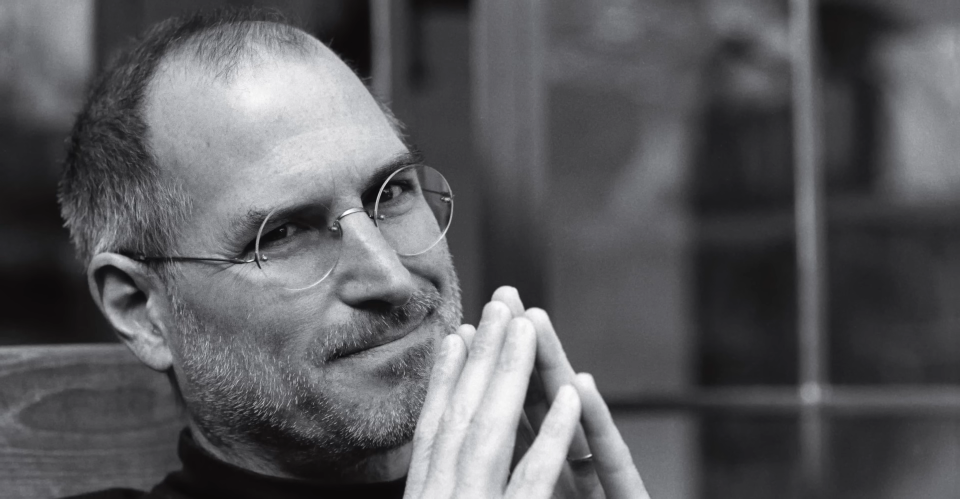
#> input picture Celebrating STEVE.png, 1920 x 997 px, found by its file name (shown at 1/2 size)
$ jupyter execute --allow-errors opencv_basics.ipynb
#> lines starting #> are read from the running program, lines starting #| are printed output that depends on the picture
[cell 1]
from matplotlib import pyplot as plt

[cell 2]
# 1. To read an image :
# syntax : img=cv2.imread("path")

[cell 3]
import cv2 as cv2

[cell 4]
img1= cv2.imread(r"C:\Users\HARSHA\OneDrive\Desktop\Important\Clean Work Place LinkedIn Banner.png",0)

[cell 5]
# 2. now to plot the images :
# syntax : plt.imshow(img)

#> (a cell that did not finish here is left out)

[cell 7]
img2=cv2.imread(r"C:\Users\HARSHA\OneDrive\Desktop\Important\Photos,resume\IMG_20230217_201540644_2.jpg",0)

#> (a cell that did not finish here is left out)

[cell 9]
# Arithematic Operations

# 1.addition
# 2.Subtraction
# 3. Multiplication
# 4. Division.

#> (a cell that did not finish here is left out)

#> (a cell that did not finish here is left out)

[cell 12]
img3=cv2.imread(r"C:\Users\HARSHA\OneDrive\Desktop\Important\Clean Work Place LinkedIn Banner.png")

#> (a cell that did not finish here is left out)

[cell 14]
img7=cv2.imread(r"C:\Users\HARSHA\OneDrive\Desktop\Celebrating STEVE.png")
#> img7 is the input picture: shape (997, 1920, 3); mean B, G, R 94, 91.1, 90.9

l1=plt.imshow(img7)

[cell 15]
result=img7+img7
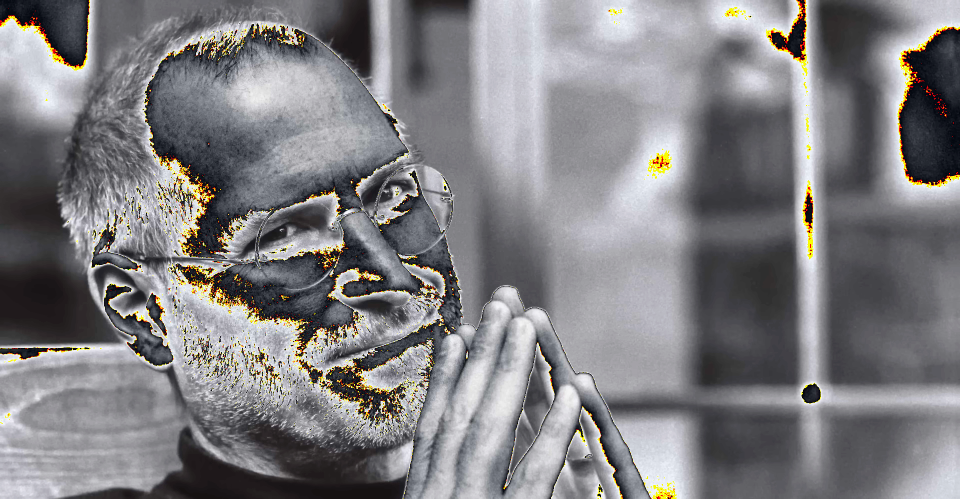
#> result: shape (997, 1920, 3) (shown at 1/2 size); mean B, G, R 129.3, 126.7, 127.9

[cell 16]
plt.imshow(result)

[cell 17]
img8=cv2.imread(r"C:\Users\HARSHA\OneDrive\Desktop\Celebrating STEVE.png")

[cell 18]
#here we are resizing the image to a larger potrait.

result=cv2.resize(img7,None,fx=1.5,fy=1.5,interpolation=cv2.INTER_CUBIC)
#> result: shape (1496, 2880, 3)

plt.imshow(result)

[cell 19]
# downscaling an image

result_downscale=cv2.resize(img7,None,fx=0.5,fy=0.5,interpolation=cv2.INTER_CUBIC)
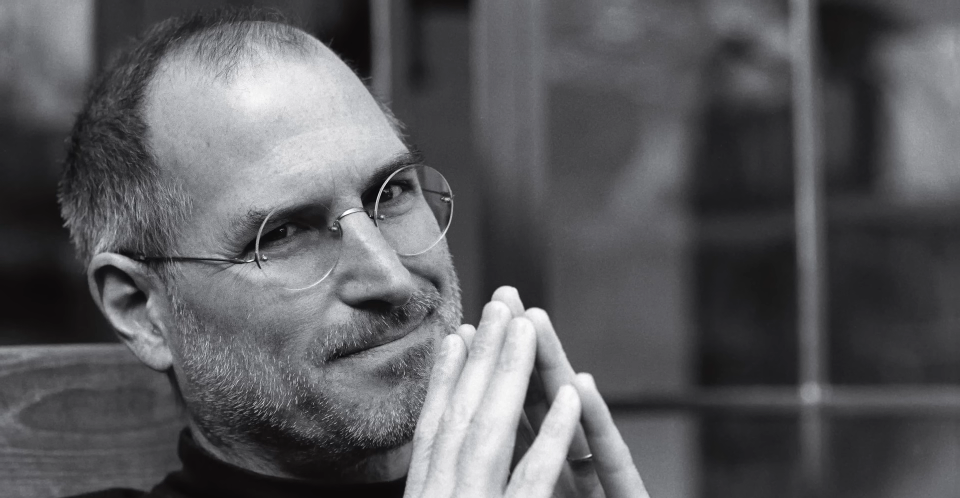
#> result_downscale: shape (498, 960, 3); mean B, G, R 94, 91.1, 91

[cell 20]
plt.imshow(result_downscale)

[cell 21]
import cv2

# Read the image
img = cv2.imread(r"C:\Users\HARSHA\OneDrive\Desktop\Celebrating STEVE.png")

# Get the height and width of the original image
height, width = img.shape[:2]
#> height = 997; width = 1920

# Downscale the image
result_downscale = cv2.resize(img, (int(width/2), int(height/2)), interpolation=cv2.INTER_CUBIC)

[cell 22]
plt.imshow(result_downscale)

[cell 23]
# rotating the image

im1=cv2.imread(r"C:\Users\HARSHA\OneDrive\Desktop\Celebrating STEVE.png")

height,width = im1.shape[:2]

m=cv2.getRotationMatrix2D((width/2,height/2),360,1)

rotate_image=cv2.warpAffine(im1,m,(height,width))
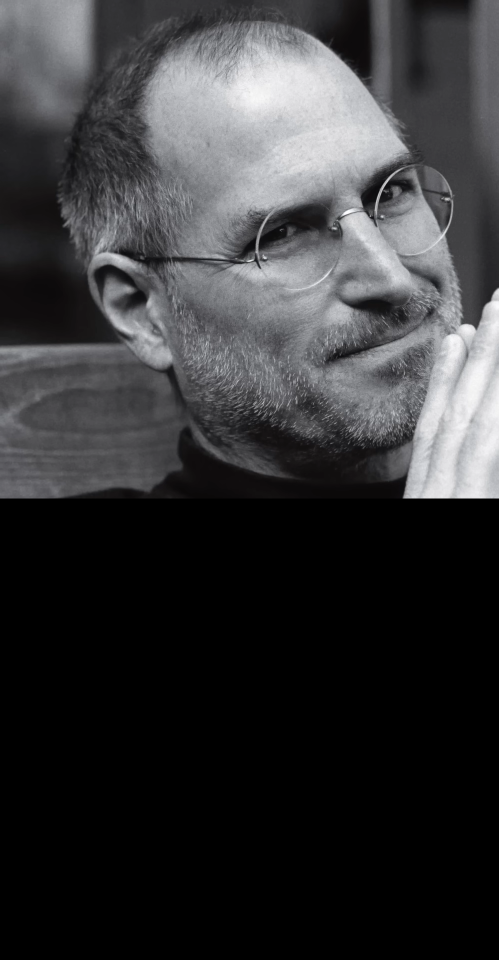
#> rotate_image: shape (1920, 997, 3) (shown at 1/2 size); mean B, G, R 54.7, 53.2, 53

plt.imshow(rotate_image)
